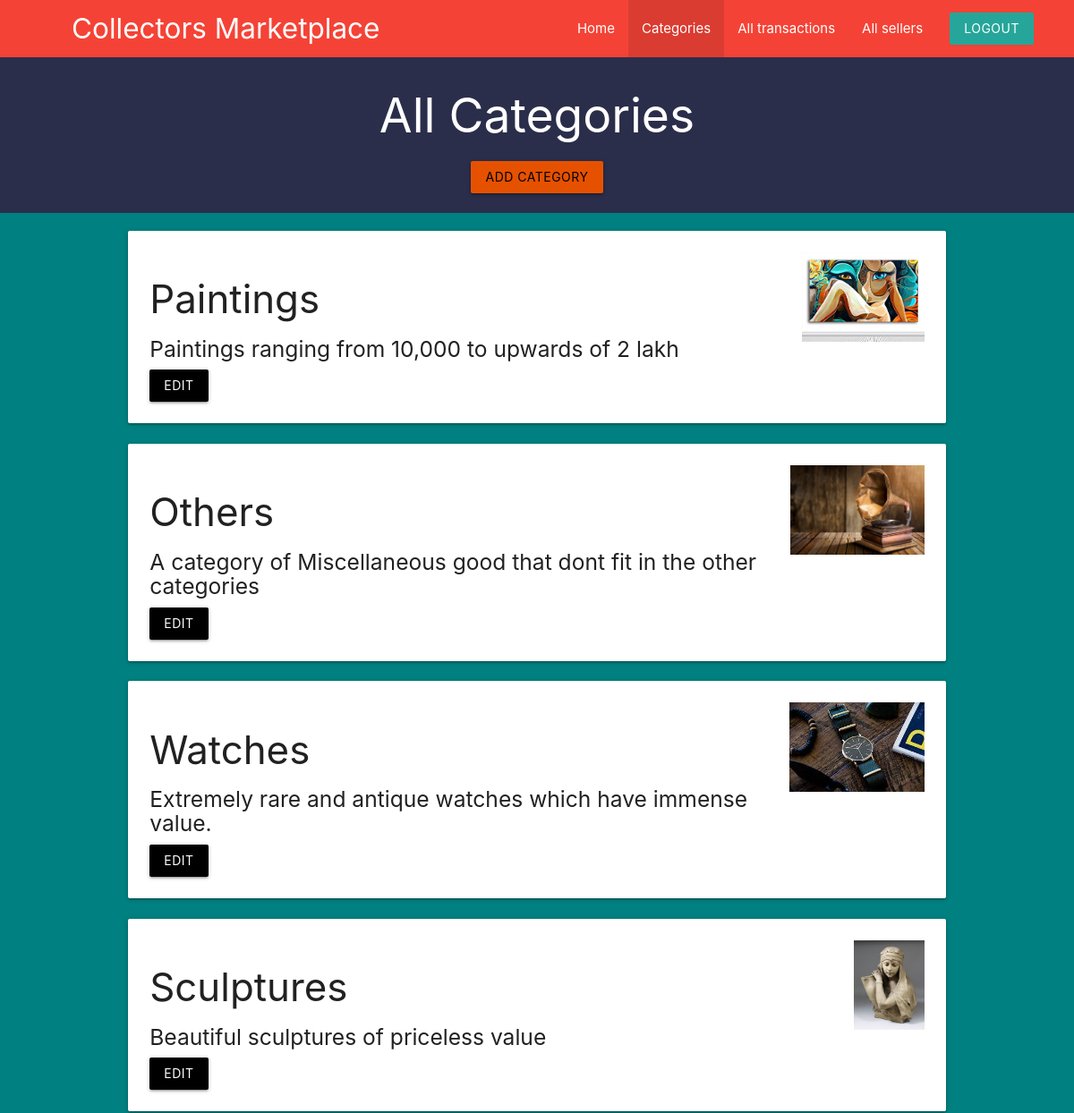
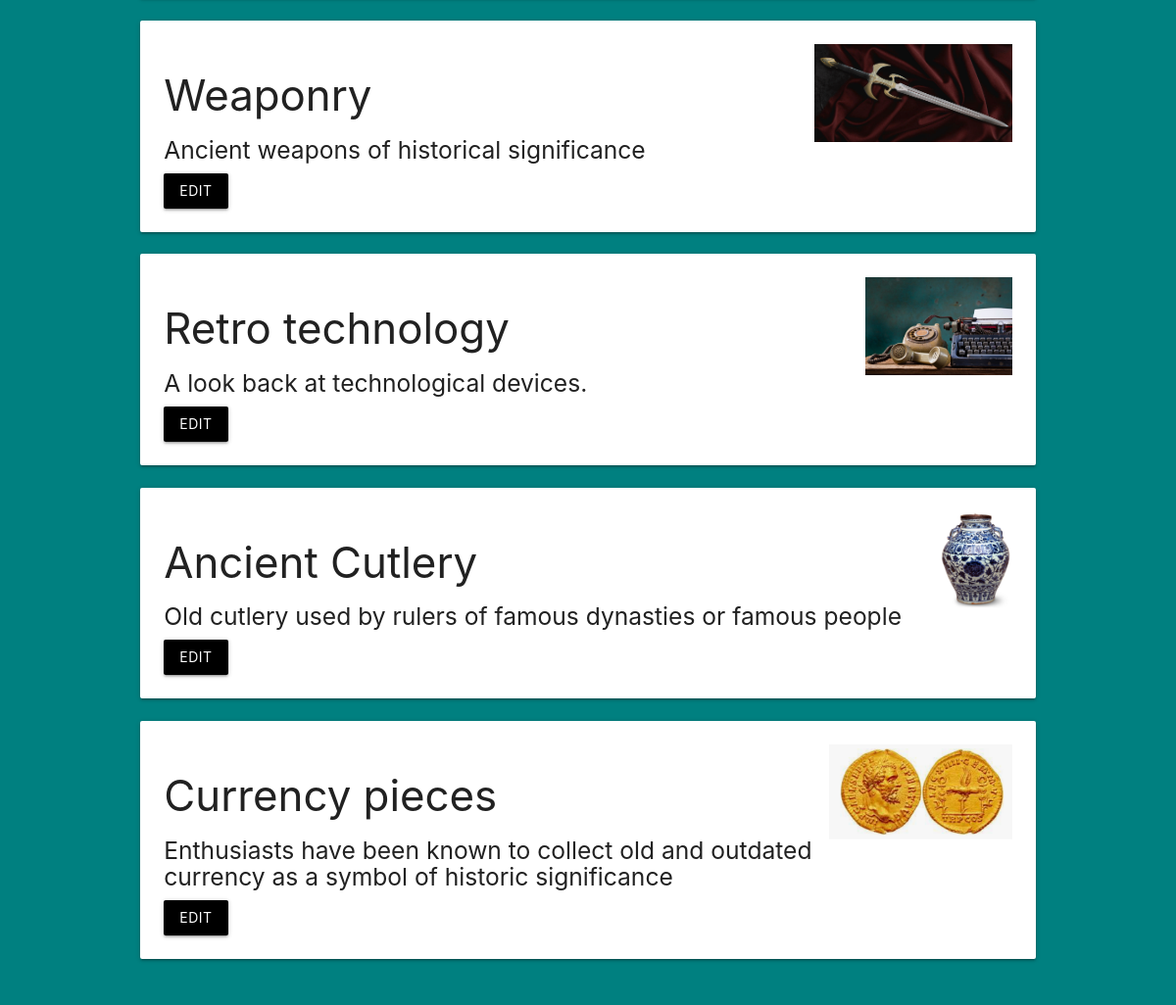
The app's page /admin/admin_categories.php (signed in) with its own data (2 pictures, top to bottom).
### tables this page shows
CREATE TABLE `category` (
  `cat_id` int(5) NOT NULL,
  `cat_name` varchar(255) NOT NULL,
  `cat_image` varchar(255) NOT NULL,
  `cat_status` tinyint(4) NOT NULL DEFAULT 1,
  `cat_description` text NOT NULL
);

### admin/admin_categories.php (the view, shortened to what this page needs)
<?php
    include("../templates/database_conn.php");
    $sql1="SELECT * FROM `category`";
    $res2=mysqli_query($con,$sql1);
    $row2 = mysqli_fetch_all($res2, MYSQLI_ASSOC);
?>
<!DOCTYPE html>
<html lang="en">
<head>
    <link rel="stylesheet" href="https://cdnjs.cloudflare.com/ajax/libs/materialize/1.0.0/css/materialize.min.css">
    <link rel="stylesheet" href="../templates/stylesheet.css">
</head>
<body style="background-color:#2b2e4a;" >
<nav class="red z-depth-0" style="padding-right: 30px;padding-left: 80px;">
		<div>
			<a href="#" class="brand-logo brand-text hide-on-med-and-down">Collectors Marketplace</a>
            <ul id="nav-mobile" class="right">
                <li><a href="adminpage.php">Home</a></li>
                <li class="active"><a href="admin_categories.php">Categories</a></li>
                <li><a href="all_transactions.php">All transactions</a></li>
                <li><a href="All_sellers.php">All sellers</a></li>
				<li><a href="admin_logout.php" class="btn brand z-depth-0">Logout</a></li>
		    </ul>
        </div>
</nav>
<div class="center">
    <h2 class="white-text" style="text-align:center;">All Categories</h2>
    <a href="add_cat.php" class="btn orange darken-4 black-text">ADD CATEGORY</a>
    <br>
    <br>
</div>
<div class="blackbgbg">
<div class="container">
    <section>
    <div class="row">
        <?php foreach($row2 as $cat){ ?>
            <div class="col s12 md6">
  				    <div class="card">
                        <div class="card-content">
                          <img src="<?php echo $cat['cat_image'];?>" class="right" height=100px>
                          <h3><?php print_r($cat['cat_name']); ?></h3>
                          <h5><?php print_r($cat['cat_description']);?></h5>
                          <a href="cat_edit.php?cat_id=<?php echo $cat['cat_id']?>" class="btn black">Edit</a>
                        </div>
                    </div>
            </div>
        <?php } ?>
    </div>
    </section>
</div>
</div>

### templates/stylesheet.css (style rules this page uses)
.container { width: 80%; margin: 0 auto; border: none; padding: 1%; }
.blackbgbg { background-color: teal; }

### records on screen
category: shows a picture, value "Paintings Paintings ranging from 10,000 to upwards of 2 lakh"
category: shows a picture, value "Others A category of Miscellaneous good that dont fit in the other categories"
category: shows a picture, value "Watches Extremely rare and antique watches which have immense value."
category: shows a picture, value "Sculptures Beautiful sculptures of priceless value"
category: cat_image (picture), value "Weaponry Ancient weapons of historical significance"
category: cat_image (picture), value "Retro technology A look back at technological devices."
category: cat_image (picture), value "Ancient Cutlery Old cutlery used by rulers of famous dynasties or famous people"
category: cat_image (picture), value "Currency pieces Enthusiasts have been known to collect old and outdated currency as a symbol of historic significance"
